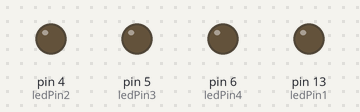
Recording of a sketch running on a simulated Arduino Uno, built with avr-gcc and run on an emulated ATmega328P. Shown: output pins drawn as LEDs (lit = HIGH).

Above: at 0.05 s.
At 0.75 s:
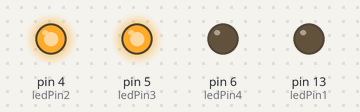
At 1.15 s:
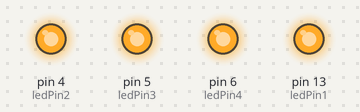
At 2.25 s:
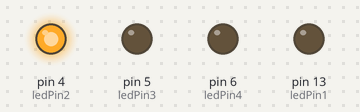
At 3.35 s:
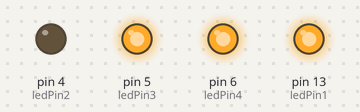
At 4.55 s:
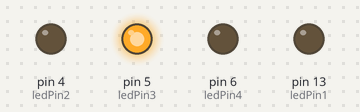
Timing chart, 0 to 4.8 s (numbered marks = the images above):
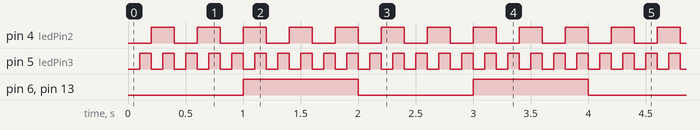

The sketch:

blinkMultipleLEDs.ino
```cpp
/*
 * Creation & Computation - Digital Futures, OCAD University
 * Kate Hartman / Nick Puckett
 *
 * Blink multiple LEDs at different rates using timers
 *
 *
 *
 */


int ledPin1 = 13;   //define the pins that the LEDs will be attached to
int ledPin2 = 4;
int ledPin3 = 5;
int ledPin4 = 6;

int blinkRate1 = 1000;   //define the corresponding rates
int blinkRate2 = 100;
int blinkRate3 = 200;
int blinkRate4 = 1000;

boolean ledState1 = false;    //store the current state of each led.  false = off
boolean ledState2 = false;
boolean ledState3 = false;
boolean ledState4 = false;

long lastTimeYouBlinked1;     //variables for holding the time value of when each LED last changed
long lastTimeYouBlinked2;
long lastTimeYouBlinked3;
long lastTimeYouBlinked4;

void setup() {


pinMode(ledPin1,OUTPUT);   //set all of the pins to output
pinMode(ledPin2,OUTPUT);
pinMode(ledPin3,OUTPUT);
pinMode(ledPin4,OUTPUT);


}

void loop() {


/////LED1                                           //the same timer functions we used before, just multiplied
if(millis()-lastTimeYouBlinked1>=blinkRate1)
{
ledState1 = !ledState1;     //the toggle function. only on boolean variables says to be the opposite of your current state
lastTimeYouBlinked1 = millis();
}

////LED2
if(millis()-lastTimeYouBlinked2>=blinkRate2)
{
ledState2 = !ledState2;
lastTimeYouBlinked2 = millis();
}
///LED3
if(millis()-lastTimeYouBlinked3>=blinkRate3)
{
ledState3 = !ledState3;
lastTimeYouBlinked3 = millis();
}
///LED4
if(millis()-lastTimeYouBlinked4>=blinkRate4)
{
ledState4 = !ledState4;
lastTimeYouBlinked4 = millis();
}

digitalWrite(ledPin1,ledState1);  //write the value to each PIN
digitalWrite(ledPin2,ledState3);
digitalWrite(ledPin3,ledState2);
digitalWrite(ledPin4,ledState4);


}
```

Measured:
- by itself, pin 4 (ledPin2): alternates HIGH for 0.20 s and LOW for 0.20 s
- by itself, pin 5 (ledPin3): alternates HIGH for 0.10 s and LOW for 0.10 s
- by itself, pin 6 (ledPin4), pin 13 (ledPin1): alternates HIGH for 1.0 s and LOW for 1.0 s
